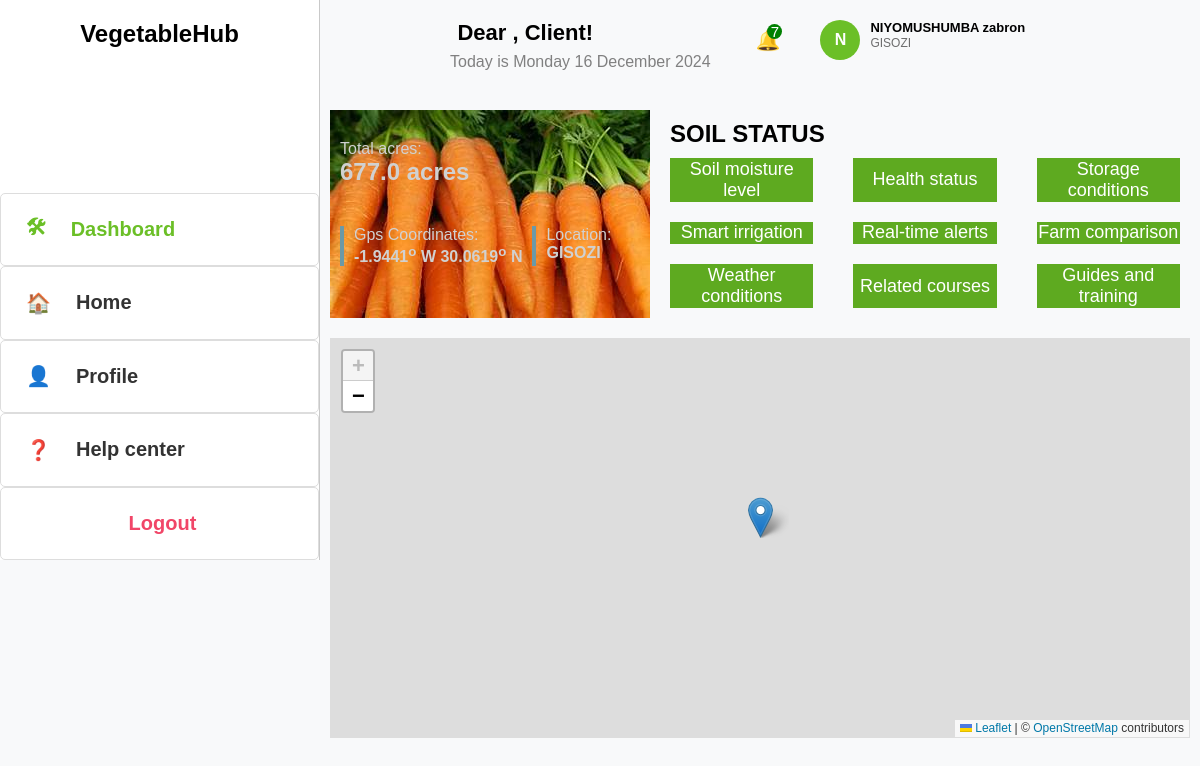
/user/7/, run on an earlier commit of the app's database.
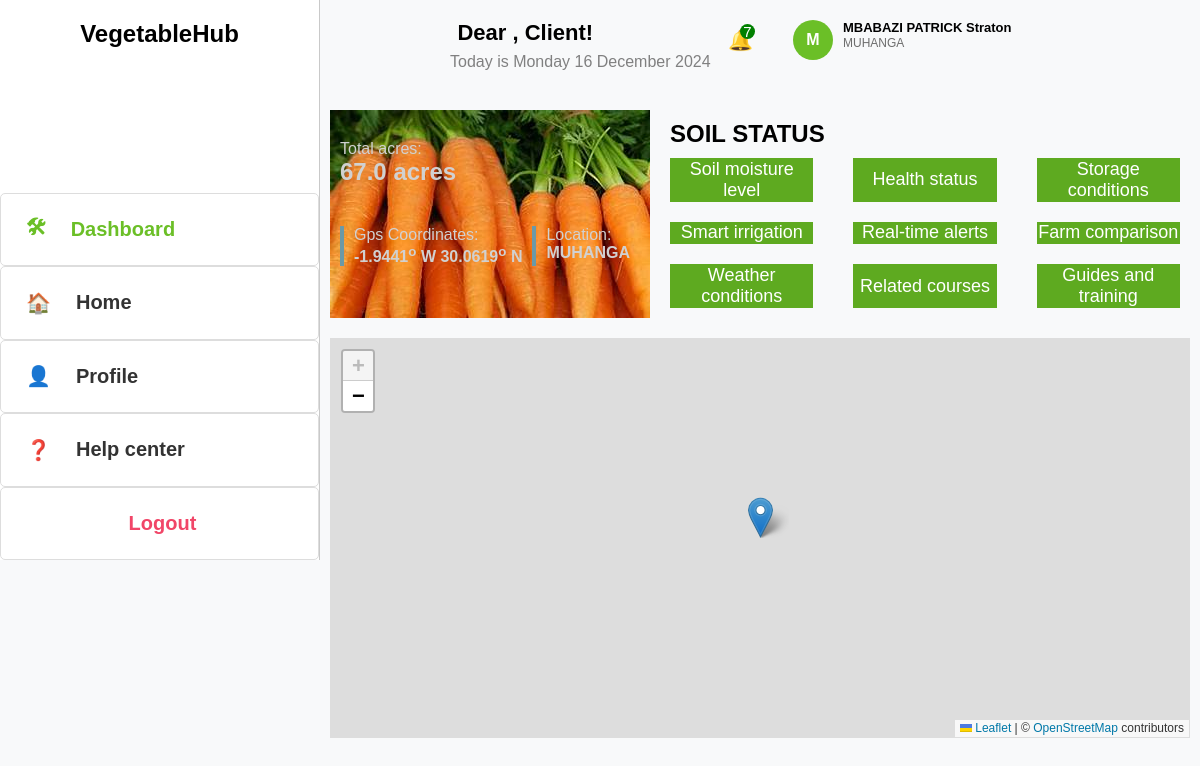
And on a later commit of the database.
### Webapp/models.py (models this page shows, shortened)
class Register(models.Model):
     user = models.ForeignKey(User, on_delete=models.CASCADE, null=True, blank=True)
     Names=models.CharField(max_length=255)
     email=models.EmailField(validators=[EmailValidator()])
     phone = models.CharField(
        max_length=15,
        validators=[RegexValidator(r'^\+?\d{10,15}$', message="Enter a valid phone number.")]
       )
     password = models.CharField(max_length=128)  # Store hashed password

class Farmer(models.Model):
    farmer_id = models.AutoField(primary_key=True)
    first_name = models.CharField(max_length=255)
    last_name = models.CharField(max_length=255)
    telephone = models.CharField(max_length=13)
    email = models.CharField(max_length=50)
    location = models.CharField(max_length=255)
    user=models.ForeignKey(User, on_delete=models.CASCADE, related_name='farmers')
    Vegetable_type=models.CharField(max_length=20, default='Carrot')

class Farm(models.Model):
    farm_id = models.AutoField(primary_key=True)
    farm_name = models.CharField(max_length=255)
    latitude = models.FloatField(default=-1.9441)  # Default to Kigali latitude
    longitude = models.FloatField(default=30.0619)  # Default to Kigali longitude
    area_size = models.FloatField()
    farmer = models.ForeignKey(Farmer, on_delete=models.CASCADE, related_name='farms')
    user=models.ForeignKey(User, on_delete=models.CASCADE, related_name='farm')
    Vegetable_type=models.CharField(max_length=20, default='Carrot')
    farm_image=models.ImageField(null=True,default="th1.jpeg")

### Webapp/views.py (the view)
# urls.py: path('user/<str:pk>/',views.userPage,name='user'),
def userPage(request,pk):
    users=Register.objects.all()
    user = get_object_or_404(Register, pk=pk)
    farmers = Farmer.objects.filter(email=user.email)
    farms = Farm.objects.filter(farmer__email=user.email)
    context={'user':user,
             'farmers':farmers,
             'farms':farms,
             'now': now(),
             'users':users}
    return render(request,'Webapp/userdashboard.html',context)

### Webapp/templates/Webapp/userdashboard.html (shortened to what this page needs)
{%load static%}
<!DOCTYPE html>
<html lang="en">
<head>
<link rel="stylesheet" href="https://cdnjs.cloudflare.com/ajax/libs/leaflet/1.9.4/leaflet.css"/>
</head>
</head>
<body>
    <div class="first">
        <div class="sidebar">
            <h2>VegetableHub</h2>
            <a href="#" class="active"><span>&#x1F6E0;</span>Dashboard</a>
            <a href="{%url 'home'%}"><span>&#x1F3E0;</span>Home</a>
            <a href="{%url 'view_profile' user.id%}"><span>&#x1F464;</span>Profile</a>
            <a href="{%url 'help' user.id%}"><span class="icon">❓</span>Help center</a>
            <a href="{% url 'login-user'%}" style="color: #f14668; padding-left: 40%;">Logout</a>
        </div>
    </div>
    <div class="second">
        <div class="header">
            <div class="schedules">
              {%for  farmer in farmers%}
                <h1>Dear , <span style="color: black;"> Client!</span></h1>
                <p class="date">Today is {{ now|date:"l j F Y" }}</p>
            </div>
            <div class="prof">
              <div class="notif">&#x1F514; <span>{{users.count}}</span></div>
                    <div class="upper">
                        <div class="profile">
                      {{user.Names|slice:1}}
                        </div>
                        <div class="address">
                            <strong>{{user.Names}}</strong> <br>
                            <span>{{farmer.location}}</span>
                        </div>
                      </div>
                      {%endfor%}
            </div>
        </div>
<div class="whole">
  <div class="heading">
    <div class="photo">
      {%for farm in farms%}
      <p>Total acres:</p>
      <h2><span>{{ farm.area_size }} </span> acres</h2>
      <div class="dates">
        <div class="harvested">
          <p class="word">Gps Coordinates:</p>
          <p><b>{{farm.latitude}}<sup>o</sup> W {{farm.longitude}}<sup>o</sup>  N</b></p>
          {%endfor %}
        </div>
        {%for farmer in farmers%}
        <div class="planted">
          <p class="word">Location:</p>
          <p><b>{{farmer.location}}</b></p>
          {%endfor%}
        </div>
      </div>
    </div>
    <div class="det">
      <h2>SOIL STATUS</h2>
      <div class="details">
        <button>Soil moisture level</button>
        <button>Health status</button>
        <button>Storage conditions</button>
        <button>Smart irrigation</button>
        <button>Real-time alerts</button>
        <button>Farm comparison</button>
        <button>Weather conditions</button>
        <button>Related courses</button>
        <button>Guides and training</button>
      </div>
    </div>
  </div>
  <div class="map" id="map">
  </div>
  </div>
</div>
</body>
</html>

What changed in the data, as far as the page shows it:
changed Farmer: location "GISOZI" → "MUHANGA"
changed Register: Names "N" → "M"; Names "NIYOMUSHUMBA zabron" → "MBABAZI PATRICK Straton"
changed Farm: area_size "677.0" → "67.0"
